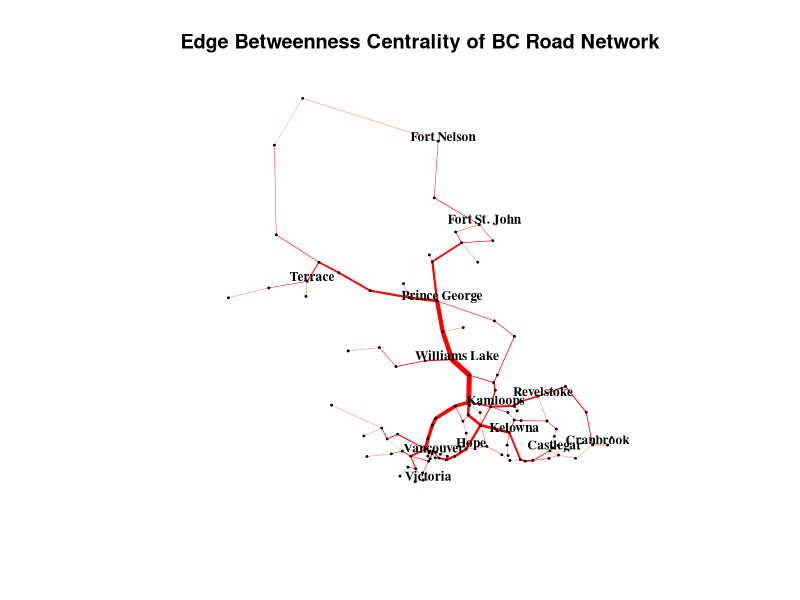

This figure's R source:
# Load necessary libraries
library(igraph)
library(dplyr)

# Load data
bc_roads <- read.csv("bcroads.csv")
bc_towns_coords <- read.csv("bctowns.csv")

# Rename the town column to 'name' for compatibility with igraph
bc_towns_coords <- bc_towns_coords %>%
  rename(name = Town)

# Create the graph
g <- graph_from_data_frame(d = bc_roads, vertices = bc_towns_coords, directed = FALSE)

# Compute edge betweenness centrality
edge_betweenness <- edge_betweenness(g)

# Add edge betweenness as an edge attribute
E(g)$betweenness <- edge_betweenness

# Print the top edges by betweenness centrality
top_edges <- head(sort(edge_betweenness, decreasing = TRUE), n = 10)

# Define nodes to label
nodes_to_label <- c("Vancouver", "Kamloops", "Hope", "Kelowna", "Williams Lake", "Prince George", "Fort St. John", "Fort Nelson", "Terrace", "Victoria", "Revelstoke", "Cranbrook", "Castlegar")

# Create a vector of labels, with NA for nodes not in the selection
node_labels <- ifelse(V(g)$name %in% nodes_to_label, V(g)$name, NA)

# Extract latitude and longitude for spatial layout
layout_spatial <- cbind(V(g)$Longitude, V(g)$Latitude)

# Plot the graph with edge widths proportional to edge betweenness centrality
plot(
  g,
  layout = layout_spatial,
  vertex.label = node_labels, # Use the custom labels
  vertex.label.cex = 0.8,     # Adjust label size
  vertex.label.color = "black", # Set label color
  vertex.label.font = 2,             # Make labels bold
  vertex.label.dist = 0.5,             # Distance from node center
  vertex.size = 1,
  vertex.color = "black",
  edge.width = E(g)$betweenness / max(E(g)$betweenness) * 5, # Scale edge width
  edge.color = "red",
  main = "Edge Betweenness Centrality of BC Road Network"
)
